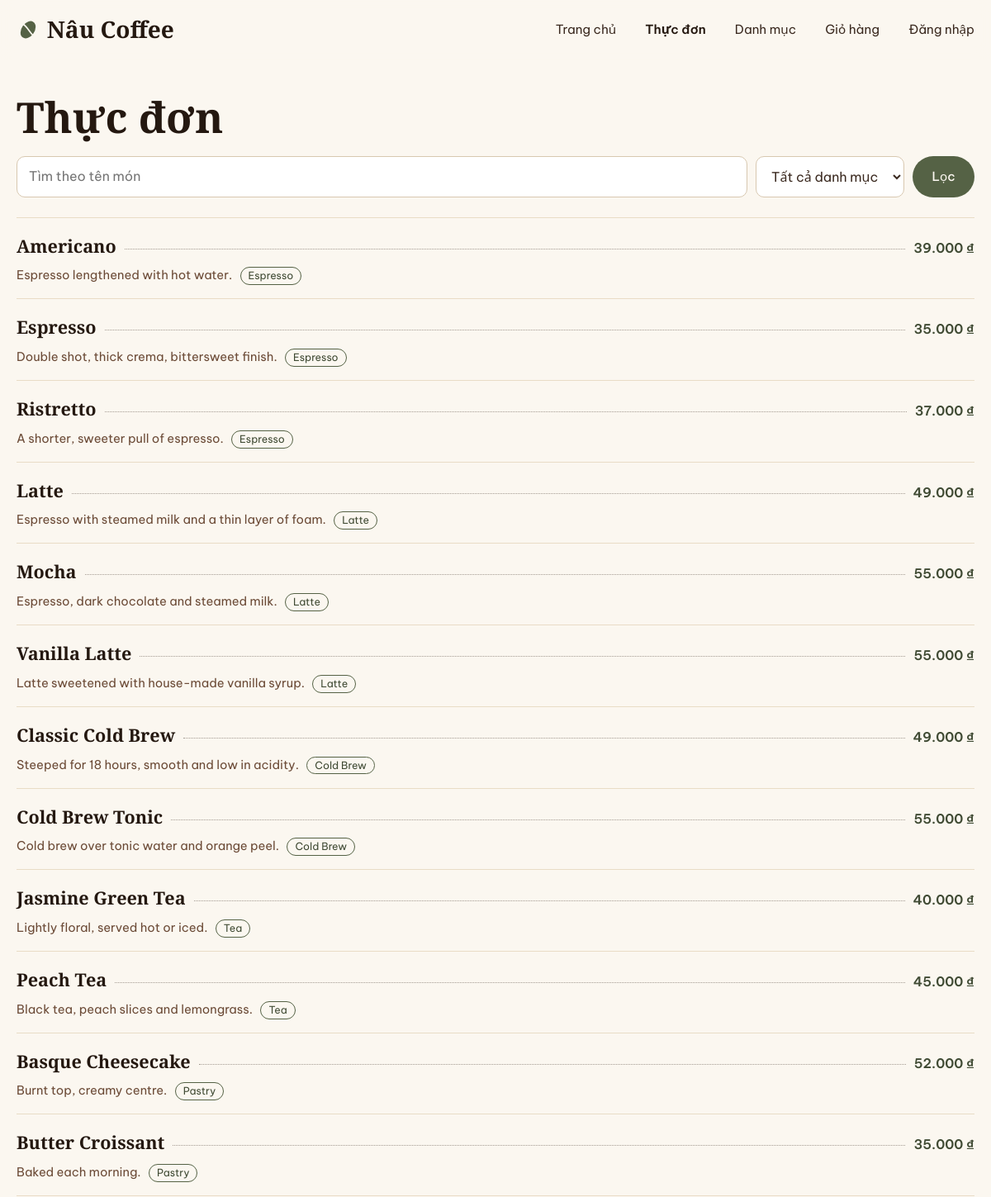
Before: /MVC/index.php?controller=Product&action=index (upper part) with the older database file.
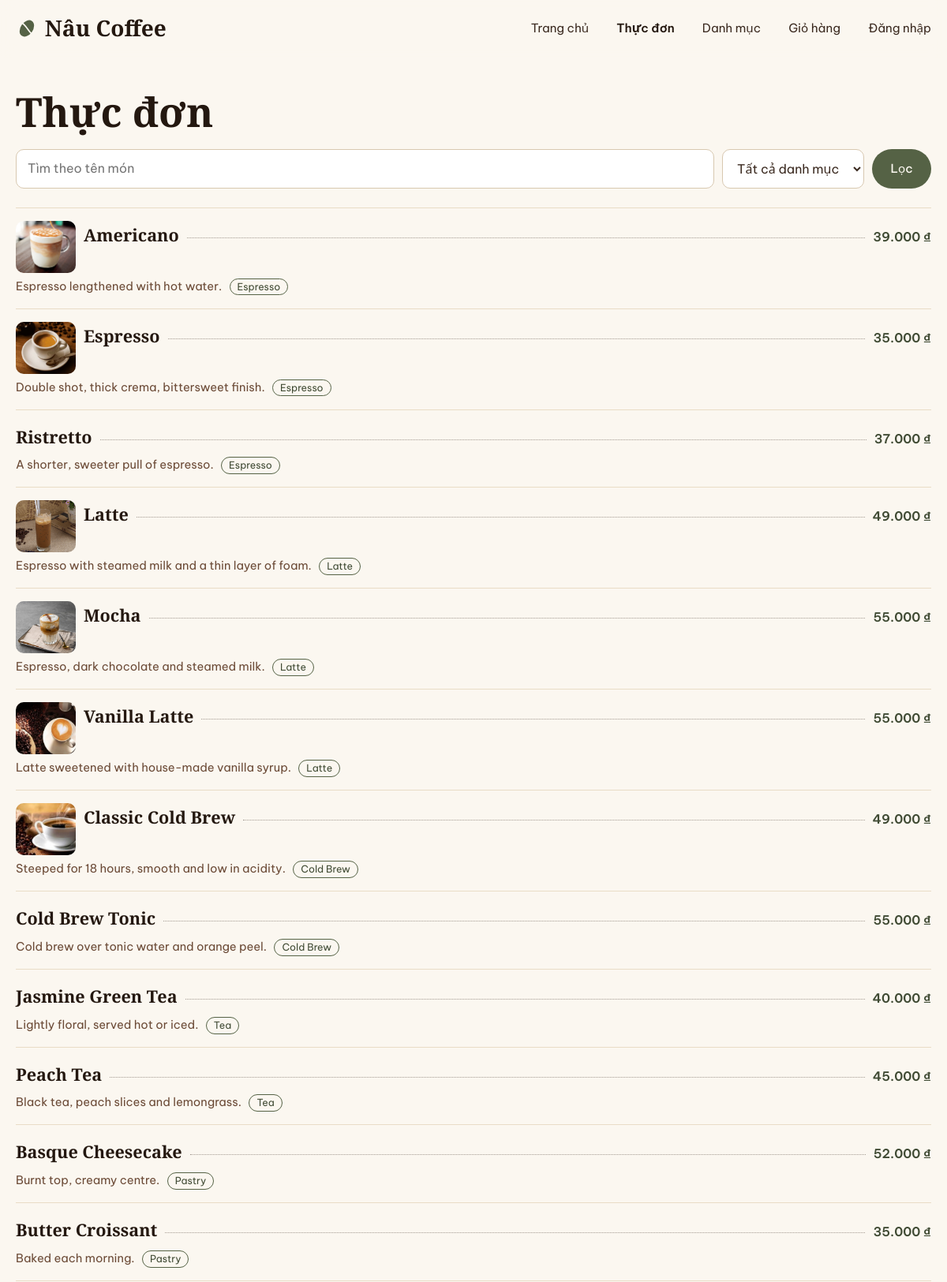
After: the same page with the newer database file.
### tables this page shows
CREATE TABLE IF NOT EXISTS tblSanPham (
 maSanPham INT UNSIGNED AUTO_INCREMENT PRIMARY KEY,
 tenSanPham VARCHAR(150) NOT NULL,
 gia INT UNSIGNED NOT NULL,
 moTa VARCHAR(500) NULL,
 hinhAnh VARCHAR(255) NULL,
 maDanhMuc INT UNSIGNED NOT NULL,
 FOREIGN KEY (maDanhMuc) REFERENCES tblDanhMuc(maDanhMuc) ON DELETE RESTRICT,
 CHECK (gia > 0)
);

CREATE TABLE IF NOT EXISTS tblDanhMuc (
 maDanhMuc INT UNSIGNED AUTO_INCREMENT PRIMARY KEY,
 tenDanhMuc VARCHAR(100) NOT NULL UNIQUE
);

### MVC/controllers/ProductController.php (called while the page is built, shortened)
<?php
require_once __DIR__ . '/../repositories/reProduct.php';
class ProductController {
    private $repository;
    public function __construct() {
        $db = (new Database())->connect();
        $this->repository = new reProduct($db);
    }
    public function index() {
        $rawQ = $_GET['q'] ?? '';
        $q = trim($rawQ);
        $categoryId = null;
        $items = $this->repository->getAll($q, $categoryId);
        require __DIR__ . '/../views/products/index.php';
    }
}

### MVC/index.php (called while the page is built, shortened)
<?php
require_once __DIR__ . '/config/helpers.php';
$action = $_GET['action'] ?? 'index';
(new $class())->$action();

### MVC/config/helpers.php (called while the page is built, shortened)
<?php
function h($s) { return htmlspecialchars((string)$s, ENT_QUOTES, 'UTF-8'); }
function url($controller, $action = 'index', $extra = []) {
    return 'index.php?' . http_build_query(array_merge(['controller' => $controller, 'action' => $action], $extra));
}
function formatPrice($amount) { return number_format((int)$amount, 0, ',', '.') . ' ₫'; }
function productImage($file) {
    $file = basename((string)$file);
    if ($file !== '' && is_file(__DIR__ . '/../assets/images/products/' . $file)) {
        return 'assets/images/products/' . rawurlencode($file);
    }
    return null;
}

### MVC/repositories/reProduct.php (called while the page is built, shortened)
<?php
class reProduct implements RepositoryInterface {
    private $conn;
    public function __construct($db) { $this->conn = $db; }
    public function getAll($q = '', $categoryId = null) {
        $sql = 'SELECT p.maSanPham, p.tenSanPham, p.gia, p.moTa, p.hinhAnh, p.maDanhMuc, c.tenDanhMuc
                FROM tblSanPham p
                INNER JOIN tblDanhMuc c ON c.maDanhMuc = p.maDanhMuc';
        $conditions = [];
        $params = [];
        $sql .= ' ORDER BY c.maDanhMuc, p.tenSanPham';
        $stmt = $this->conn->prepare($sql);
        $stmt->execute($params);
        return $stmt->fetchAll();
    }
}

### MVC/views/products/_item.php (the view, shortened to what this page needs)
<li class="menu-item">
  <div class="menu-line">
    <?php $img = productImage($item['hinhAnh'] ?? null); ?>
    <?php if ($img): ?><a class="menu-thumb" href="<?= h(url('Product', 'detail', ['id' => (int)$item['maSanPham']])) ?>"><img src="<?= h($img) ?>" alt="<?= h($item['tenSanPham']) ?>"></a><?php endif; ?>
    <a class="menu-name" href="<?= h(url('Product', 'detail', ['id' => (int)$item['maSanPham']])) ?>"><?= h($item['tenSanPham']) ?></a>
    <span class="leader" aria-hidden="true"></span>
    <span class="menu-price"><?= h(formatPrice($item['gia'])) ?></span>
  </div>
  <p class="menu-desc"><?= h($item['moTa'] ?? '') ?> <span class="tag"><?= h($item['tenDanhMuc']) ?></span></p>
</li>

### MVC/views/layout/header.php (shortened to what this page needs)
<?php
$currentController = isset($_GET['controller']) && is_string($_GET['controller']) ? $_GET['controller'] : 'Home';
$nav = ['Home' => 'Trang chủ', 'Product' => 'Thực đơn', 'Category' => 'Danh mục', 'Cart' => 'Giỏ hàng', 'Auth' => 'Đăng nhập'];
$fullWidth = $fullWidth ?? false;
?><!doctype html>
<html lang="vi">
<head>
<link rel="stylesheet" href="assets/css/style.css?v=17">
</head>
<body>
<header class="site-header">
  <div class="container header-inner">
    <a class="logo" href="<?= h(url('Home')) ?>" aria-label="<?= h(SITE_NAME) ?> – trang chủ">
      <svg viewBox="0 0 32 32" aria-hidden="true"><ellipse cx="16" cy="16" rx="9" ry="13" transform="rotate(35 16 16)" fill="currentColor"/><path d="M9 8c6 4 8 10 14 16" stroke="#fbf7f0" stroke-width="2" fill="none" stroke-linecap="round"/></svg>
      <?= h(SITE_NAME) ?>
    </a>
    <nav class="site-nav" id="site-nav" aria-label="Menu chính">
      <?php foreach ($nav as $controller => $label): if ($controller === 'Auth' && currentUser()) continue; ?>
        <a href="<?= h(url($controller, $controller === 'Auth' ? 'login' : 'index')) ?>"<?= $currentController === $controller ? ' aria-current="page"' : '' ?>><?= h($label) ?></a>
      <?php endforeach; ?>
    </nav>
  </div>
</header>
<main>
<?php if (!$fullWidth): ?><div class="container page"><?php endif; ?>

### MVC/views/products/index.php (shortened to what this page needs)
<?php require __DIR__ . '/../layout/header.php'; ?>
<h1>Thực đơn</h1>
<form method="get" class="filter">
  <input type="search" name="q" placeholder="Tìm theo tên món" value="<?= h($q) ?>" aria-label="Tìm theo tên món">
  <select name="maDanhMuc" aria-label="Danh mục">
    <option value="">Tất cả danh mục</option>
  </select>
  <button>Lọc</button>
</form>
<?php if (!$items): ?>
  <p class="empty">Không có món phù hợp. Hãy thử từ khóa khác hoặc <a href="<?= h(url('Product', 'create')) ?>">thêm món mới</a>.</p>
<?php else: ?>
  <ul class="menu">
    <?php foreach ($items as $item) { require __DIR__ . '/_item.php'; } ?>
  </ul>
<?php endif; ?>
<?php require __DIR__ . '/../layout/footer.php'; ?>

### MVC/views/layout/footer.php (shortened to what this page needs)
<?php if (!$fullWidth): ?></div><?php endif; ?>
</main>
</body>
</html>

### MVC/assets/css/style.css (style rules this page uses)
:root { --cream: #f6efe4; --cream-2: #fbf7f0; --sand: #e9dcc6; --brown: #3b2a20; --brown-2: #6b4a36; --espresso: #241810; --moss: #556245; --moss-d: #3f4a33; --moss-l: #a9b78f; --line: #e9dcc6; --danger: #b3261e; --serif: 'Cormorant Garamond', Georgia, 'Times New Roman', serif; --sans: 'Be Vietnam Pro', system-ui, -apple-system, 'Segoe UI', Roboto, sans-serif; }
*, *::before, *::after { box-sizing: border-box; }
html { scroll-behavior: smooth; scroll-padding-top: 84px; }
body { margin: 0; font-family: var(--sans); color: var(--brown); background: var(--cream-2); line-height: 1.7; -webkit-font-smoothing: antialiased; }
img, svg { max-width: 100%; }
a { color: var(--moss-d); }
h1, h2, h3, h4 { font-family: var(--serif); font-weight: 600; line-height: 1.1; margin: 0; color: var(--espresso); }
h1 { font-size: clamp(2.2rem, 5vw, 3.2rem); margin-bottom: 1.2rem; }
p { margin: 0; }
ul { list-style: none; margin: 0; padding: 0; }
.container { width: min(1160px, 100% - 40px); margin-inline: auto; }
.btn, button { display: inline-flex; align-items: center; justify-content: center; padding: .85rem 1.7rem; border-radius: 999px; border: 1.5px solid transparent; background: var(--moss); color: var(--cream-2); font: inherit; font-weight: 500; font-size: .95rem; text-decoration: none; cursor: pointer; transition: background .25s, color .25s, border-color .25s; }
.site-header { position: sticky; top: 0; z-index: 50; background: rgba(251, 247, 240, .94); backdrop-filter: blur(10px); border-bottom: 1px solid transparent; transition: border-color .3s, box-shadow .3s; }
.header-inner { display: flex; align-items: center; justify-content: space-between; height: 72px; }
.logo { display: inline-flex; align-items: center; gap: .55rem; font-family: var(--serif); font-size: 1.75rem; font-weight: 700; color: var(--espresso); text-decoration: none; }
.logo svg { width: 28px; height: 28px; color: var(--moss); flex: 0 0 auto; }
.site-nav { display: none; position: absolute; top: 100%; left: 0; right: 0; flex-direction: column; padding: .5rem 20px 1.5rem; background: var(--cream-2); border-bottom: 1px solid var(--sand); }
.site-nav a { padding: .85rem 0; border-bottom: 1px solid var(--sand); font-size: 1.05rem; color: var(--brown); text-decoration: none; }
.site-nav a[aria-current="page"] { color: var(--espresso); font-weight: 600; }
.leader { flex: 1; min-width: 12px; border-bottom: 1px dotted rgba(59, 42, 32, .45); transform: translateY(-4px); }
.page { padding-top: 40px; padding-bottom: 56px; }
.page h1 { margin-bottom: 20px; }
.menu { border-top: 1px solid var(--sand); }
.menu-item { padding: 16px 0; border-bottom: 1px solid var(--sand); }
.menu-line { display: flex; align-items: baseline; gap: 10px; }
.menu-thumb { flex: 0 0 76px; display: block; width: 76px; height: 66px; overflow: hidden; border-radius: 10px; align-self: center; }
.menu-thumb img { display: block; width: 100%; height: 100%; object-fit: cover; transition: transform .35s; }
.menu-name { font-family: var(--serif); font-size: 1.35rem; font-weight: 600; color: var(--espresso); text-decoration: none; }
.menu-price { font-weight: 600; color: var(--moss-d); font-variant-numeric: tabular-nums; white-space: nowrap; }
.menu-desc { margin: 4px 0 0; color: var(--brown-2); font-size: .92rem; }
.tag { display: inline-block; margin-left: 6px; padding: 0 9px; border: 1px solid var(--moss); border-radius: 99px; color: var(--moss-d); font-size: .78rem; line-height: 1.6; }
.filter { display: flex; flex-wrap: wrap; gap: 10px; margin-bottom: 24px; }
input, select, textarea { font: inherit; color: var(--brown); background: #fff; border: 1px solid #d8c8b0; border-radius: 10px; padding: 10px 14px; }
.filter input[type="search"] { flex: 1 1 220px; }
.filter button { padding: .65rem 1.4rem; }
@media (min-width: 900px) { .site-nav { display: flex; position: static; flex-direction: row; align-items: center; gap: 2.2rem; padding: 0; background: none; border: 0; } }
@media (min-width: 900px) { .site-nav a { padding: .3rem 0; border: 0; font-size: .95rem; } }

Changed rows visible on the page:
changed tblsanpham "Americano": hinhAnh empty → "americano.jpg" (drawn); hinhAnh: picture added
changed tblsanpham "Double shot, thick crema, bittersweet finish.": hinhAnh empty → "espresso.jpg" (drawn); hinhAnh: picture added
changed tblsanpham "Espresso with steamed milk and a thin layer of foam.": hinhAnh empty → "latte.jpg" (drawn); hinhAnh: picture added
changed tblsanpham "Mocha": hinhAnh empty → "mocha.jpg" (drawn); hinhAnh: picture added
changed tblsanpham "Vanilla Latte": hinhAnh empty → "vanilla-latte.jpg" (drawn); hinhAnh: picture added
changed tblsanpham "Classic Cold Brew": hinhAnh empty → "cold-brew.jpg" (drawn); hinhAnh: picture added
